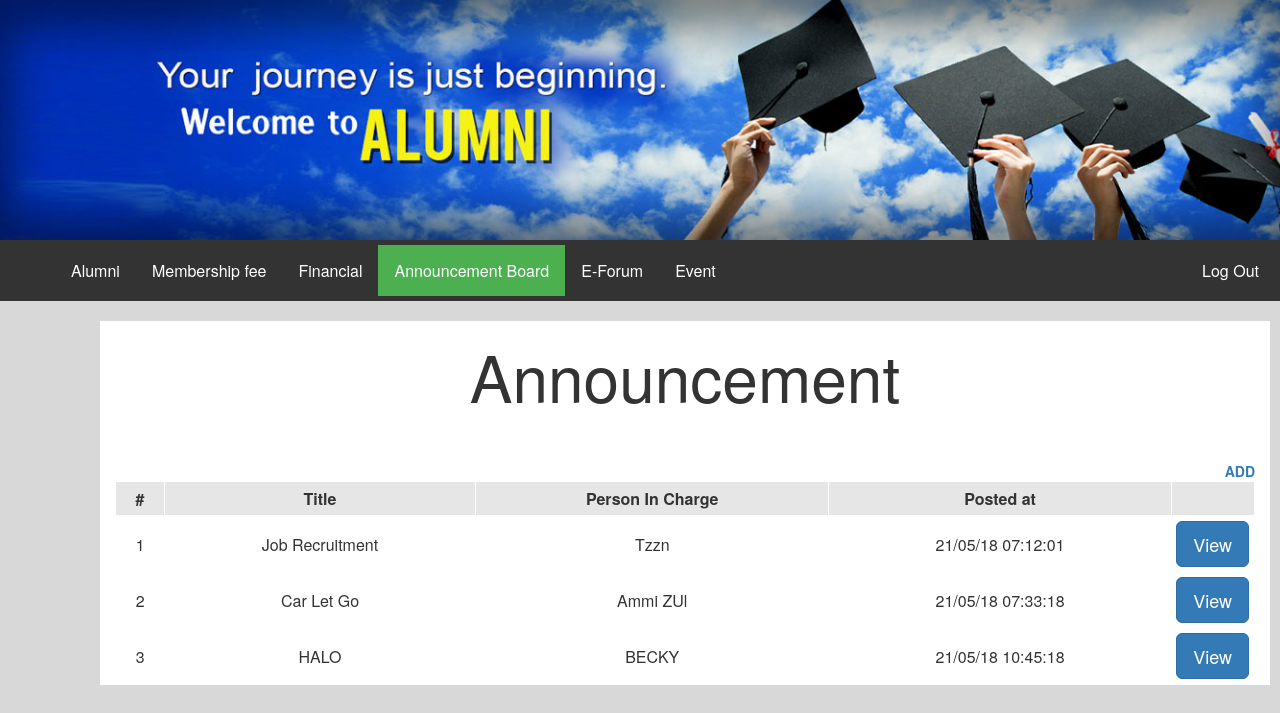
Page /admin_announcement.php on the committed database.
### tables this page shows
CREATE TABLE `annoucement` (
  `ann_id` int(4) NOT NULL,
  `ann_topic` varchar(255) NOT NULL,
  `ann_pic` varchar(255) NOT NULL,
  `ann_date` varchar(60) NOT NULL,
  `ann_description` text NOT NULL
);

### admin_announcement.php (the view, shortened to what this page needs)
<?php include "db_connection.php"?>
<?php
	$sql = "SELECT ann_id, ann_topic, ann_pic, ann_date
			FROM annoucement";
	$result = $conn->query($sql);
?>
<html>
<head>
  <link rel="stylesheet" href="https://maxcdn.bootstrapcdn.com/bootstrap/3.3.7/css/bootstrap.min.css">
<body>
<?php include 'admin_header.php'; ?><style><?php include 'content.css'; ?></style>
<div class="container">
<h1>Announcement</h1>
<br><br>
<table class="line" width="200px" border="0" align="center" cellpadding="3" cellspacing="1">
<tr>
	<a href="add_announcement.php" style="float:right;"><strong>ADD</strong></a>
</tr>
<tr>
<td  class="line" align="center" bgcolor="#E6E6E6"><strong>#</strong></td>
<td  class="line" align="center" bgcolor="#E6E6E6"><strong>Title</strong></td>
<td  class="line" align="center" bgcolor="#E6E6E6"><strong>Person In Charge</strong></td>
<td  class="line" align="center" bgcolor="#E6E6E6"><strong>Posted at</strong></td>
<td  class="line" align="center" bgcolor="#E6E6E6" width="10px"><strong></strong></td>
</tr>
<?php
		while($row = mysqli_fetch_object($result)) {
		?>
			<tr>
					<td><center><?php echo $row->ann_id?></center></td>
					<td><center><?php echo $row->ann_topic?></center></td>
					<td><center><?php echo $row->ann_pic?></center></td>
					<td><center><?php echo $row->ann_date?></center></td>
					<td>
						<button class = "btn btn-primary btn-lg" data-toggle = "modal" data-target = "#myModal" id="<?php echo $row->ann_id; ?>" onclick="showDetails(this);">
						View</button>
					</td>
			</tr>
<?php } ?>
</div>
</body>
</html>

### header.css (style rules this page uses)
body, html { height: 100%; margin: 0; width:100%; }
table { width:100%; top:0; }
table,td { border=0; border-collapse:collapse; }

### admin_announcement.php (style rules this page uses)
td { bgcolor:"#FFFFFF"; }
.line { border: 1px solid white; }
h1 { text-align: center; font-size:64px; }
table,td { padding:5px; }

### rows in the picture
annoucement: ann_id "1", ann_topic "Job Recruitment", ann_pic "Tzzn", ann_date "21/05/18 07:12:01"
annoucement: ann_id "2", ann_topic "Car Let Go", ann_pic "Ammi ZUl", ann_date "21/05/18 07:33:18"
annoucement: ann_id "3", ann_topic "HALO", ann_pic "BECKY", ann_date "21/05/18 10:45:18"
